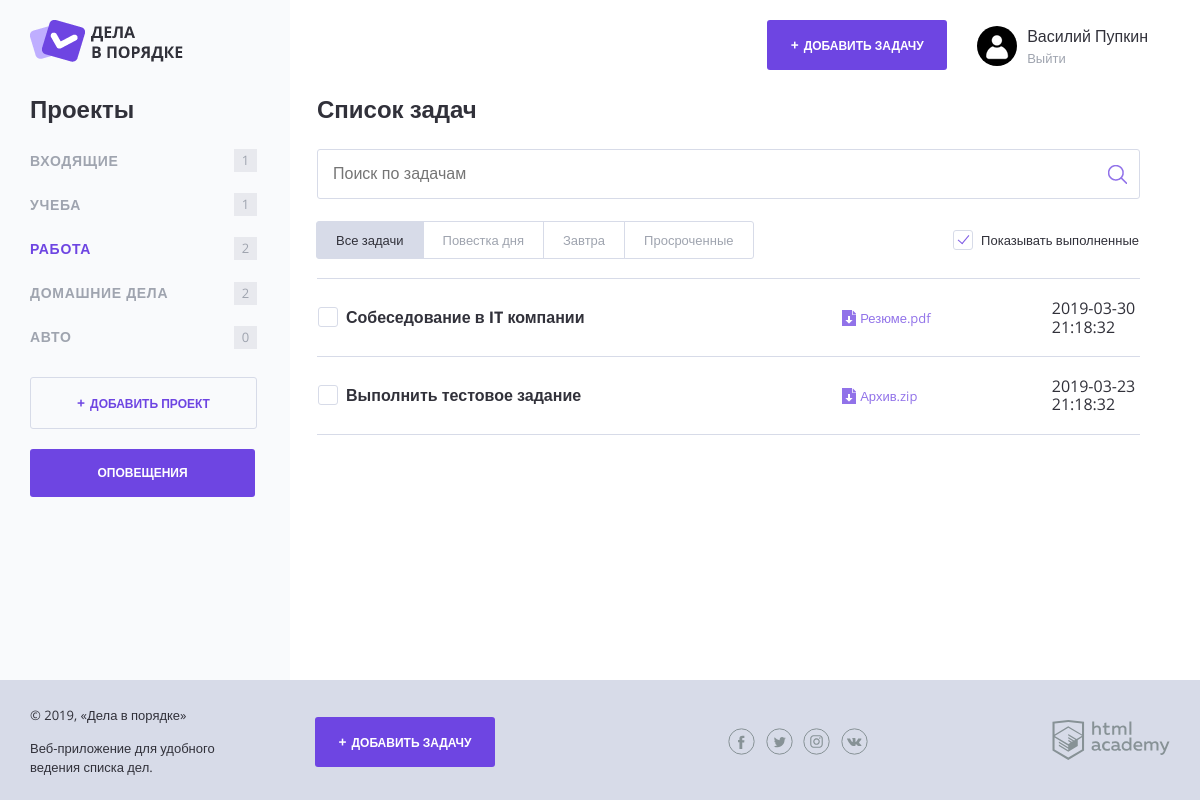
/index.php?condition=all&show_completed=1&project_id=3 (signed in), run on the app's committed database.
### tables this page shows
CREATE TABLE projects (
  id      INT UNSIGNED NOT NULL AUTO_INCREMENT PRIMARY KEY,
  user_id INT UNSIGNED NOT NULL DEFAULT 0,
  name    VARCHAR(50)
);

CREATE TABLE tasks (
  id              INT UNSIGNED     NOT NULL AUTO_INCREMENT PRIMARY KEY,
  project_id      INT UNSIGNED     NOT NULL DEFAULT 0,
  user_id         INT UNSIGNED     NOT NULL DEFAULT 0,
  creation_date   TIMESTAMP        NOT NULL DEFAULT CURRENT_TIMESTAMP,
  completion_date TIMESTAMP,
  status          TINYINT UNSIGNED NOT NULL DEFAULT 0,
  name            CHAR(64)         NOT NULL DEFAULT '',
  file            CHAR(50)         NOT NULL DEFAULT '',
  expiration_date TIMESTAMP        NOT NULL DEFAULT CURRENT_TIMESTAMP
);

### definitions/functions.php (called while the page is built, shortened)
<?php
    require_once('db_functions.php');
    require_once('session_functions.php');
    function include_template ($name, $data) {
        $name = 'templates/' . $name;
        extract($data);
        require $name;
        return ob_get_clean();
    }
    function get_assoc_element ($data, $key, $array_return = false) {
        $empty_value = $array_return ? [] : '';
        return isset($data) && is_array($data) && array_key_exists($key, $data) && isset($data[$key]) ? $data[$key] : $empty_value;
    }
    function get_pure_data ($data, $key) {
        return isset($data) && array_key_exists($key, $data) && isset($data[$key]) ? trim(strip_tags($data[$key])) : '';
    }
    function get_task_classname ($status, $seconds_left) {
        $seconds_left = empty($seconds_left) ? 0 : $seconds_left;
        $result = ($status) ? 'task--completed' : '';
        $result .= ($seconds_left <= 24 * 3600) ? ' ' . 'task--important' : '';
        return $result;
    }
    function get_current_tab_classname ($current, $tab) {
        return $current === $tab ? ' tasks-switch__item--active ' : '';
    }
    function get_href_by_current_filters ($current_filter, $show_completed, $project_id = null) {
        return 'index.php?condition=' . $current_filter . '&show_completed=' . $show_completed . ($project_id ? '&project_id=' . $project_id : '');
    }
    function get_active_project_style ($current_project, $project_id) {
        return (intval($current_project) === intval($project_id)) ? ' style = "color: #6e45e2;" ' : '';
    }

### definitions/session_functions.php (called while the page is built, shortened)
<?php
    function is_auth_user () {
        return isset($_SESSION[DDONE_SESSION]);
    }
    function get_auth_user_property ($property_name, $specific_value = '') {
        $current = $specific_value;
        if (isset($_SESSION[DDONE_SESSION])) {
            $current = strip_tags(get_assoc_element($_SESSION[DDONE_SESSION], $property_name));
        }
        return $current;
    }

### definitions/db_functions.php (called while the page is built, shortened)
<?php
    function get_data_from_db (&$connection, $query, $user_error_message, $single = false) {
        $data = [[ERROR_KEY => $user_error_message]];
        if ($connection) {
            $result = mysqli_query($connection, $query);
            if ($result) {
                $data = $single ? mysqli_fetch_assoc($result) : mysqli_fetch_all($result, MYSQLI_ASSOC);
            } else {
                $data = [[ERROR_KEY => mysqli_error($connection)]];
            }
        }
        return $data;
    }
    function was_error (&$data) {
        return isset($data[0]) && array_key_exists(ERROR_KEY, $data[0]);
    }
    function get_user_projects ($connection, $user_id) {
        $sql = 'SELECT p.id, p.name, CASE WHEN tt.tasks_amount IS NULL THEN 0 ELSE tt.tasks_amount END AS tasks_amount
                    FROM projects AS p
                           LEFT OUTER JOIN (SELECT COUNT(*) AS tasks_amount, t.project_id
                                            FROM tasks AS t
                                            WHERE t.user_id = ' . mysqli_real_escape_string($connection, $user_id) . '
                                            GROUP BY t.project_id) AS tt ON p.id = tt.project_id
                    WHERE user_id =' . mysqli_real_escape_string($connection, $user_id) . ';';
        $data = get_data_from_db($connection, $sql, 'Невозможно получить данные о проектах');
        return (!$data || was_error($data)) ? [] : $data;
    }
    function get_user_tasks ($connection, $user_id, $show_completed, $project_id, $search_string, $filter_string = 'none') {
        $show_condition = $show_completed ? '' : ' AND status = 0 ';
        $project_condition = $project_id ? ' AND project_id = ' . mysqli_real_escape_string($connection, $project_id) . ' ' : '';
        $filter_condition = get_assoc_element(FILTER_CONDITION, mysqli_real_escape_string($connection, $filter_string));
        $filter_condition = empty($filter_condition) ? '' : ' AND ' . $filter_condition;
        $search_condition = empty($search_string) ? '' : ' AND  MATCH(name) AGAINST("' . $search_string . '" IN BOOLEAN MODE)';
        $sql = 'SELECT id, name , file, expiration_date, status,
                      GREATEST(0, TIMESTAMPDIFF(SECOND, NOW(), expiration_date))  AS time_left FROM tasks
                      WHERE user_id = ' . mysqli_real_escape_string($connection, $user_id) . $show_condition . $project_condition . $search_condition . $filter_condition . ';';
        $data = get_data_from_db($connection, $sql, 'Невозможно получить данные о задачах');
        return (!$data || was_error($data)) ? [] : $data;
    }
    function get_project_existance ($connection, $user_id, $id) {
        $sql = 'SELECT id FROM projects  WHERE id = ' . mysqli_real_escape_string($connection, $id) .
            ' AND user_id = ' . mysqli_real_escape_string($connection, $user_id) . ' LIMIT 1;';
        $result = get_data_from_db($connection, $sql, 'Невозможно получить id проекта для пользователя', true);
        return $result ? true : false;
    }

### templates/projects.php (the view)
<ul class="main-navigation__list">
    <?php foreach ($projects as $project): ?>
        <li class="main-navigation__list-item">
            <a class="main-navigation__list-item-link"
               href="<?= get_href_by_current_filters($current_filter, $show_completed, get_pure_data($project, 'id')); ?>"
                <?= get_active_project_style($current_project, get_pure_data($project, 'id')); ?>>
                <?= get_pure_data($project, 'name'); ?>
            </a>
            <span
                class="main-navigation__list-item-count"> <?= get_pure_data($project, 'tasks_amount'); ?>
            </span>
        </li>
    <?php endforeach; ?>
</ul>

### templates/index.php (shortened to what this page needs)
<div class="page-wrapper">
    <div class="container container--with-sidebar">
        <header class="main-header">
            <?= $logo_content; ?>
            <div class="main-header__side">
                <a class="main-header__side-item button button--plus open-modal" href="form-task.php">Добавить
                    задачу</a>
                <div class="main-header__side-item user-menu">
                    <?= $user_content; ?>
                </div>
            </div>
        </header>
        <div class="content">
            <section class="content__side">
                <h2 class="content__side-heading">Проекты</h2>
                <nav class="main-navigation">
                    <?= $projects_content; ?>
                </nav>
                <a class="button button--transparent button--plus content__side-button"
                   href="form-project.php">Добавить проект</a>
                <a class="button content__side-button" href="notify.php" style="margin-top: 20px;">Оповещения</a>
            </section>
            <main class="content__main">
                <h2 class="content__main-heading">Список задач</h2>
                <?= $search_content; ?>
                <div class="tasks-controls">
                    <nav class="tasks-switch">
                        <?php foreach ($condition_descriptions as $condition_key => $condition_text): ?>
                            <a href="<?= get_href_by_current_filters($condition_key, $show_completed, $current_project); ?>"
                               class="tasks-switch__item <?= get_current_tab_classname($current_filter, $condition_key); ?>">
                                <?= $condition_text; ?>
                            </a>
                        <?php endforeach; ?>
                    </nav>
                    <label class="checkbox">
                        <span class="checkbox__text">Показывать выполненные</span>
                    </label>
                </div>
                <?php if (count($tasks) > 0): ?>
                    <table class="tasks">
                        <?php foreach ($tasks as $task): ?>
                            <?php if (!get_pure_data($task, 'status') || get_pure_data($task, 'status') && $show_completed): ?>
                                <tr class="tasks__item task <?= get_task_classname(get_pure_data($task, 'status'), get_pure_data($task, 'time_left')); ?>">
                                    <td class="task__select">
                                        <label class="checkbox task__checkbox">
                                            <span class="checkbox__text"> <?= get_pure_data($task, 'name'); ?></span>
                                        </label>
                                    </td>
                                    <td class="task__file">
                                        <a class="download-link" href="<?= $path . get_pure_data($task, 'file'); ?>">
                                            <?= get_pure_data($task, 'file'); ?>
                                        </a>
                                    </td>
                                    <td class="task__date"> <?= get_pure_data($task, 'expiration_date'); ?></td>
                                </tr>
                            <?php endif; ?>
                        <?php endforeach; ?>
                    </table>
                <?php else: ?>
                    <p>Не найдено задач по заданным критериям</p>
                <?php endif; ?>
            </main>
        </div>
    </div>
</div>

### css/style.css (style rules this page uses)
html, body { height: 100%; }
.page-wrapper { min-height: 100%; margin-bottom: -120px; display: flex; }
.page-wrapper::after { content: ""; display: block; }
.main-footer, .page-wrapper::after { height: 94px; }
body { position: relative; min-width: 1180px; font-size: 16px; font-family: "OpenSans", sans-serif; color: #31313a; }
a { text-decoration: none; }
.container { width: 1140px; margin: 0 auto; padding: 0 20px; }
.container--with-sidebar { position: relative; }
.container--with-sidebar::after { content: ""; position: absolute; top: 0; left: calc(-50vw + 280px); z-index: -1; width: 50vw; height: 100%; background-color: #f9fafc; }
.button { display: inline-block; width: 180px; padding: 17px 0; font-weight: 700; font-size: 12px; text-align: center; color: #ffffff; text-transform: uppercase; text-decoration: none; background-color: #6e45e2; border: 0; border-radius: 3px; }
.button--plus::before { content: "+"; margin-right: 5px; font-size: 14px; }
.button--transparent { color: #6e45e2; border: 1px solid #d7dbe8; }
.button--transparent, .button--transparent:hover, .button--transparent:focus, .button--transparent:active { background-color: transparent; }
.main-header { display: flex; justify-content: space-between; padding: 20px 0 26px; }
.main-header__side { display: flex; align-items: center; margin-right: 22px; }
.main-header__side-item { margin-left: 30px; }
.user-menu { display: flex; align-items: center; }
.content { display: flex; margin-bottom: 120px; }
.content__side { width: 260px; }
.content__side-heading { margin: 0; margin-bottom: 15px; }
.content__side-button { width: 225px; }
.main-navigation { margin-bottom: 18px; }
.main-navigation__list { margin: 0 0 0 -8px; padding: 0; list-style: none; }
.main-navigation__list-item { display: flex; align-items: center; font-size: 14px; color: #9fa4af; text-transform: uppercase; }
.main-navigation__list-item-link { flex-grow: 1; padding: 14px 8px; font-weight: bold; color: inherit; text-decoration: none; letter-spacing: 0.05em; }
.main-navigation__list-item-count { display: inline-block; min-width: 19px; min-height: 19px; margin-right: 33px; padding: 2px; font-size: 13px; line-height: 18px; text-align: center; background-color: #e8e9ee; }
.content__main { flex-grow: 1; padding: 0 30px 0 27px; }
.content__main-heading { margin: 0; margin-bottom: 25px; }
.tasks-controls { display: flex; justify-content: space-between; align-items: center; margin-bottom: 19px; font-size: 13px; }
.tasks-controls .checkbox .checkbox__text { padding-top: 3px; padding-bottom: 3px; }
.tasks-switch { display: inline-flex; flex-wrap: nowrap; font-size: 13px; }
.tasks-switch__item:first-child { border-top-left-radius: 3px; border-bottom-left-radius: 3px; }
.tasks-switch__item:last-child { border-top-right-radius: 3px; border-bottom-right-radius: 3px; }
.tasks-switch__item { position: relative; display: flex; margin: -1px 0 0 -1px; padding: 9px 19px; line-height: 1.4; color: #9fa4af; white-space: nowrap; background-color: #ffffff; border: 1px solid #d7dbe8; }
.tasks-switch__item--active { color: #31313a; background-color: #d7dbe8; border-color: #d7dbe8; }
.checkbox { position: relative; display: inline-block; vertical-align: top; border: 1px solid transparent; }
.checkbox__input:checked + .checkbox__text::before { border: 1px solid #d7dbe8; }
.checkbox__input:checked + .checkbox__text::after { display: block; }
.checkbox__text { position: relative; display: block; padding: 1px 0 1px 28px; }
.checkbox__text::before { content: ""; position: absolute; top: 0; left: 0; width: 18px; height: 18px; border: 1px solid #d7dbe8; border-radius: 3px; }
.checkbox__text::after { content: ""; position: absolute; top: 5px; left: 5px; display: none; width: 10px; height: 5px; border-bottom: 1px solid #7f5be5; border-left: 1px solid #7f5be5; transform: rotate(-50deg); }
.tasks { width: 100%; border-collapse: collapse; }
.tasks__item:first-child td { border-top: 1px solid #d7dbe8; }
.tasks__item td { padding: 20px 0; border-bottom: 1px solid #d7dbe8; }
.task__checkbox .checkbox__input + .checkbox__text { font-weight: bold; }
.task__select { position: relative; width: 476px; }
.task__file { width: 190px; }
.task__date { width: 80px; }
.download-link { position: relative; padding-left: 18px; font-size: 13px; color: #9172e9; text-decoration: none; }
.download-link::before { content: ""; position: absolute; top: 1px; left: 0; width: 14px; height: 16px; background: url("../img/download-link.png") no-repeat; }

### data on the page
projects: name "ВХОДЯЩИЕ", project "1"
projects: name "УЧЕБА", project "1"
projects: name "РАБОТА", project "2"
projects: name "ДОМАШНИЕ ДЕЛА", project "2"
projects: name "АВТО", project "0"
tasks: name "Собеседование в IT компании", file "Резюме.pdf", expiration_date "2019-03-30 21:18:32"
tasks: name "Выполнить тестовое задание", file "Архив.zip", expiration_date "2019-03-23 21:18:32"

### other printed values
$user_name "Василий Пупкин"
$condition_text "Все задачи"
$condition_text "Повестка дня"
$condition_text "Завтра"
$condition_text "Просроченные"
$title "Дела в порядке"
